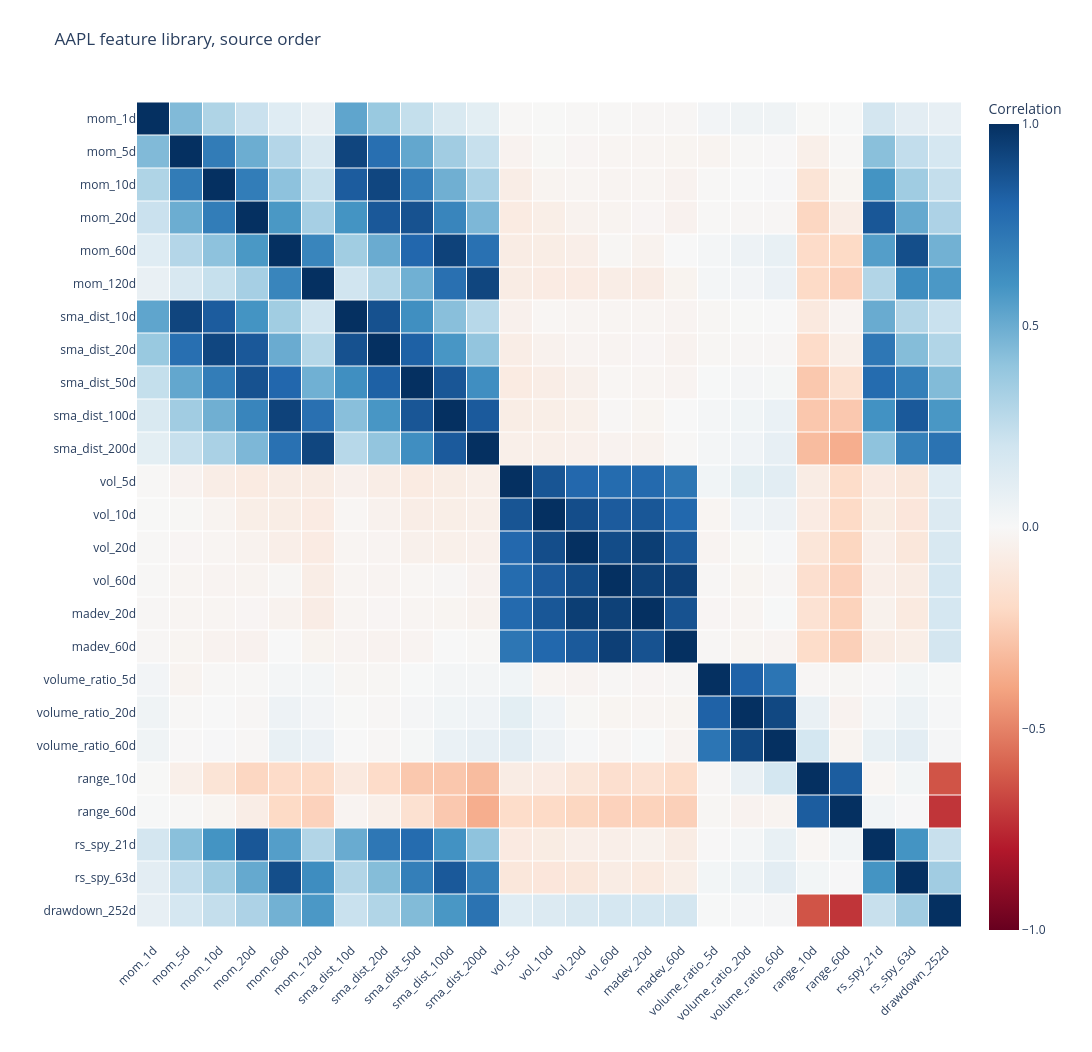

Notebook source saved alongside this figure:
### Markdown cell above
## Compare against source order

The default keeps your column order, which is the honest view when the ordering itself carries meaning, such as increasing lookback. The same correlations are present here, but the block structure is harder to see because related features are separated by whichever columns happened to be built between them.

### Code cell
fig = q.plot.correlation_heatmap(
    features,
    title="AAPL feature library, source order",
)
fig.show()

### Figure 1 — Plotly figure (JSON) as saved in the notebook; plotly's stock layout.template omitted (floating-point values rounded to 4 significant figures; data arrays with more than 128 entries replaced by an {"elided": "..."} marker saying what was removed)
{"data": [{"colorbar": {"tickformat": ".1f", "title": {"text": "Correlation"}}, "colorscale": [[0, "rgb(103,0,31)"], [0.1, "rgb(178,24,43)"], [0.2, "rgb(214,96,77)"], [0.3, "rgb(244,165,130)"], [0.4, "rgb(253,219,199)"], [0.5, "rgb(247,247,247)"], [0.6, "rgb(209,229,240)"], [0.7, "rgb(146,197,222)"], [0.8, "rgb(67,147,195)"], [0.9, "rgb(33,102,172)"], [1, "rgb(5,48,97)"]], "hoverongaps": false, "hovertemplate": "%{y}<br>%{x}<br>Correlation %{z:.2f}<extra></extra>", "type": "heatmap", "x": ["mom_1d", "mom_5d", "mom_10d", "mom_20d", "mom_60d", "mom_120d", "sma_dist_10d", "sma_dist_20d", "sma_dist_50d", "sma_dist_100d", "sma_dist_200d", "vol_5d", "vol_10d", "vol_20d", "vol_60d", "madev_20d", "madev_60d", "volume_ratio_5d", "volume_ratio_20d", "volume_ratio_60d", "range_10d", "range_60d", "rs_spy_21d", "rs_spy_63d", "drawdown_252d"], "xgap": 1, "y": ["mom_1d", "mom_5d", "mom_10d", "mom_20d", "mom_60d", "mom_120d", "sma_dist_10d", "sma_dist_20d", "sma_dist_50d", "sma_dist_100d", "sma_dist_200d", "vol_5d", "vol_10d", "vol_20d", "vol_60d", "madev_20d", "madev_60d", "volume_ratio_5d", "volume_ratio_20d", "volume_ratio_60d", "range_10d", "range_60d", "rs_spy_21d", "rs_spy_63d", "drawdown_252d"], "ygap": 1, "z": {"elided": "25x25 float values"}, "zmax": 1, "zmid": 0, "zmin": -1}], "layout": {"height": 1052, "hovermode": "closest", "legend": {"orientation": "h", "x": 0, "xanchor": "left", "y": 1.02}, "margin": {"b": 112, "l": 112, "r": 130, "t": 90}, "title": {"text": "AAPL feature library, source order"}, "width": 1092, "xaxis": {"constrain": "domain", "showgrid": false, "tickangle": -45, "ticks": ""}, "yaxis": {"autorange": "reversed", "gridcolor": "#E5E7EB", "scaleanchor": "x", "showgrid": false, "ticks": "", "title": {"text": ""}, "zeroline": false}}}
